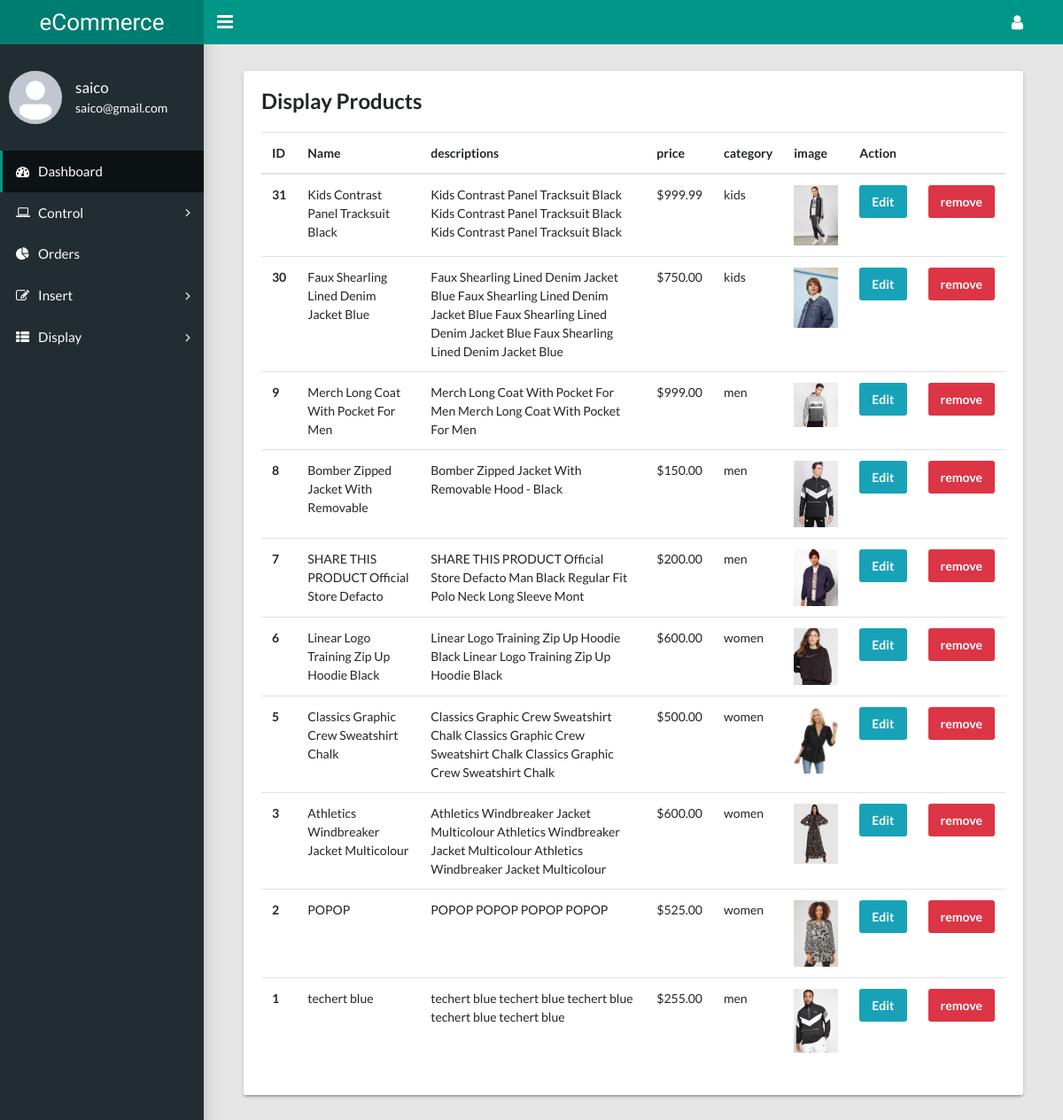
Screenshot of /dashboard/product/index.php (signed in) with the database file from the repository.
### tables this page shows
CREATE TABLE `product` (
  `id` int(11) NOT NULL,
  `image` text NOT NULL,
  `image2` text NOT NULL,
  `image3` text NOT NULL,
  `title` varchar(50) NOT NULL,
  `descriptions` varchar(255) NOT NULL,
  `price` decimal(5,2) NOT NULL,
  `categoryId` int(11) NOT NULL
);

CREATE TABLE `category` (
  `id` int(11) NOT NULL,
  `name` varchar(25) NOT NULL
);

### dashboard/product/index.php (the view, shortened to what this page needs)
<?php
include "../../genral/config.php";
$slecet = "SELECT category.name AS categoryName ,  product.id , product.title , product.descriptions , product.price , product.image  FROM category JOIN product ON categoryId = category.id ORDER BY product.id DESC";
$s = mysqli_query($connectSQL ,$slecet);
include "../layouts/header.php";
include "../layouts/sidebar.php";
?>
<main class="app-content">
        <div class="col-md-12">
          <div class="tile">
            <h3 class="tile-title">Display Products</h3>
            <div class="table-responsive">
              <table class="table">
                <thead>
                <tr>
      <th scope="col">ID</th>
      <th scope="col">Name</th>
      <th scope="col">descriptions</th>
      <th scope="col">price</th>
      <th scope="col">category</th>
      <th scope="col">image</th>
      <th scope="col" colspan="2">Action</th>
                </tr>
                </thead>
                <tbody>
                <?php foreach($s as $data){ ?>
    <tr>
      <th scope="row"><?php echo $data['id']; ?></th>
      <td><?php echo $data['title'] ;?></td>
      <td><?php echo $data['descriptions'] ;?></td>
      <td>$<?php echo $data['price'] ;?></td>
      <td><?php echo $data['categoryName'] ;?></td>
      <td><img  style="width:50px;" src="./upload/<?php echo $data['image'] ;?>" alt="" ></td>
      <td>
        <a href="/ecommerce/dashboard/product/add.php?edit=<?php echo $data['id']; ?>" class="btn btn-info">Edit</a>
    </td>
      <td>
        <a href="/ecommerce/dashboard/product/index.php?delete=<?php echo $data['id']; ?> " class="btn btn-danger">remove</a>
    </td>
    </tr>
    <?php } ?>
                </tbody>
              </table>
            </div>
          </div>
        </div>
        </main>
<?php
include "../layouts/footer.php";

### rows the page displays
product: id "31", title "Kids Contrast Panel Tracksuit Black", descriptions "Kids Contrast Panel Tracksuit Black Kids Contrast Panel Tracksuit Black Kids Contrast Panel Tracksuit Black", price "999.99", categoryId.name "kids", image (picture)
product: id "30", title "Faux Shearling Lined Denim Jacket Blue", descriptions "Faux Shearling Lined Denim Jacket Blue Faux Shearling Lined Denim Jacket Blue Faux Shearling Lined Denim Jacket Blue Faux Shearling Lined Denim Jacket Blue", price "750.00", categoryId.name "kids", image (picture)
product: id "9", title "Merch Long Coat With Pocket For Men", descriptions "Merch Long Coat With Pocket For Men Merch Long Coat With Pocket For Men", price "999.00", categoryId.name "men", image (picture)
product: id "8", title "Bomber Zipped Jacket With Removable", descriptions "Bomber Zipped Jacket With Removable Hood - Black", price "150.00", categoryId.name "men", image (picture)
product: id "7", title "SHARE THIS PRODUCT Official Store Defacto", descriptions "SHARE THIS PRODUCT Official Store Defacto Man Black Regular Fit Polo Neck Long Sleeve Mont", price "200.00", categoryId.name "men", image (picture)
product: id "6", title "Linear Logo Training Zip Up Hoodie Black", descriptions "Linear Logo Training Zip Up Hoodie Black Linear Logo Training Zip Up Hoodie Black", price "600.00", categoryId.name "women", image (picture)
product: id "5", title "Classics Graphic Crew Sweatshirt Chalk", descriptions "Classics Graphic Crew Sweatshirt Chalk Classics Graphic Crew Sweatshirt Chalk Classics Graphic Crew Sweatshirt Chalk", price "500.00", categoryId.name "women", image (picture)
product: id "3", title "Athletics Windbreaker Jacket Multicolour", descriptions "Athletics Windbreaker Jacket Multicolour Athletics Windbreaker Jacket Multicolour Athletics Windbreaker Jacket Multicolour", price "600.00", categoryId.name "women", image (picture)
product: id "2", title "POPOP", descriptions "POPOP POPOP POPOP POPOP", price "525.00", categoryId.name "women", image (picture)
product: id "1", title "techert blue", descriptions "techert blue techert blue techert blue techert blue techert blue", price "255.00", categoryId.name "men", image (picture)

### other values shown
$_SESSION['adminName'] "saico"
$_SESSION['admin'] "saico@gmail.com"
